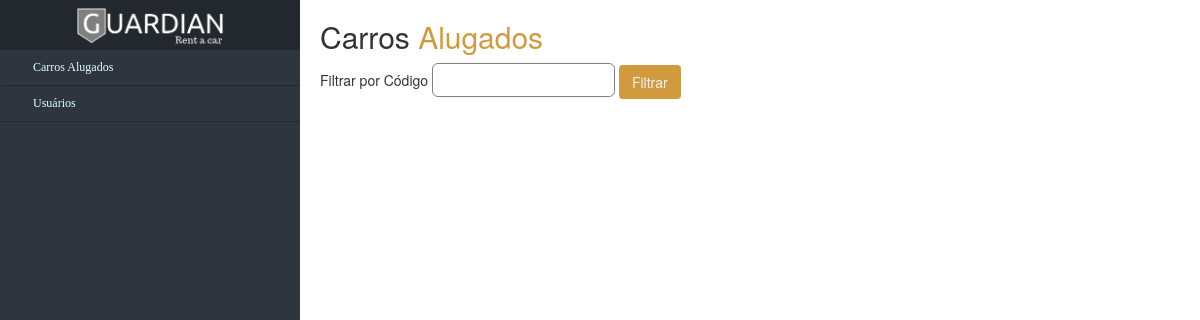
The page /Views/funcionario/dashboard.php on the database as committed earlier.
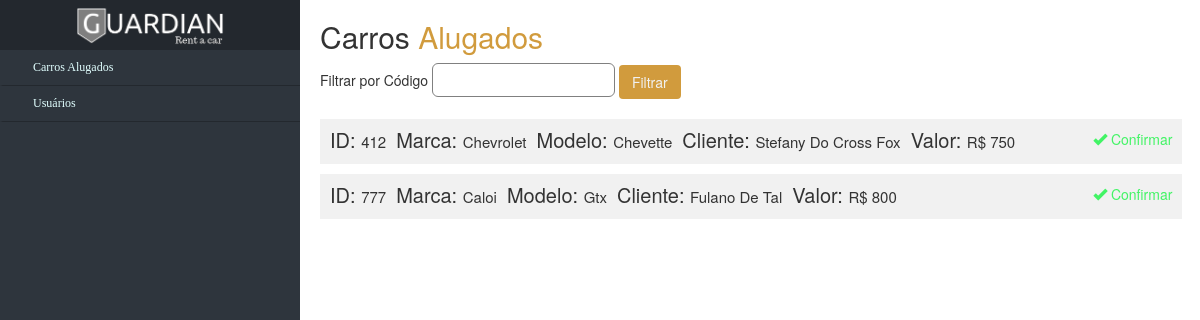
The same page on the database as committed later.
### tables this page shows
CREATE TABLE `tb_locacao` (
  `id` int(11) NOT NULL,
  `car_id` int(11) NOT NULL,
  `client_id` int(11) NOT NULL,
  `value` float NOT NULL,
  `status` varchar(20) NOT NULL,
  `rent_date` date NOT NULL,
  `return_date` date NOT NULL,
  `car_brand` varchar(30) NOT NULL,
  `car_model` varchar(30) NOT NULL,
  `client_name` varchar(100) NOT NULL
);

### Views/funcionario/dashboard.php (the view, shortened to what this page needs)
<?php
    include('../../Config/config.php');
?>
<!DOCTYPE html>
<html lang="pt-br">
<head>
    <link rel="stylesheet" href="../../Assets/bootstrap-3.3.7-dist/css/bootstrap.min.css">
    <link rel="stylesheet" href="../../Assets/css/dashboard.css">
</head>
<body>
    <div class="nav-side-menu">
        <div class="brand">
            <img src="../../Assets/img/logo_bg_none.png" width="150rem" alt="logo">
        </div>
        <div class="menu-list">
            <ul id="menu-content" class="menu-content collapse out">
                <li>
                    <a href="#">
                        <i class="fa fa-gift fa-lg"></i> Carros Alugados
                    </a>
                </li>
                <li>
                    <a href="#">
                        <i class="fa fa-user fa-lg"></i> Usuários
                    </a>
                </li>
            </ul>
        </div>
    </div>
    <main>
        <div class="rent-header">
            <h2>Carros <span style="color: #d19b3d;">Alugados</span></h2>
            <form action="#" method="POST">
                <span>Filtrar por Código</span>
                <input type="text" name="rent_id" class="code-input" id="id_locacao">
                <input type="submit" class="btn btn-custom" value="Filtrar">
            </form>
        </div>
        <div id="card-wrapper">
            <?php
                if(isset($_POST['rent_id'])){
                    $sql = "SELECT * FROM tb_locacao WHERE id = ".$_POST['rent_id'];
                } else {
                    $sql = "SELECT * FROM tb_locacao";
                }
                $res_rented_cars = mysqli_query($CON, $sql);
                while ($row = $res_rented_cars->fetch_assoc()) {
                    echo '<div class="card-carro">';
                    echo '<h3>ID: </h3> <p>'.$row['id'].'</p>';
                    echo '<h3>Marca: </h3> <p>'.ucwords($row['car_brand']).'</p>';
                    echo '<h3>Modelo: </h3> <p>'.ucwords($row['car_model']).'</p>';
                    echo '<h3>Cliente: </h3> <p>'.ucwords($row['client_name']).'</p>';
                    echo '<h3>Valor: </h3> <p>R$ '.$row['value'].'</p>';
                    echo '<div class="icons">';
                    echo '<a href=""><i class="glyphicon glyphicon-ok"></i> Confirmar</a>';
                    echo '</div></div>';
                }
            ?>
        </div>
    </main>
</body>
</html>

### Assets/css/dashboard.css (style rules this page uses)
main { margin-left: 32rem; }
#card-wrapper { margin-top: 2rem; }
.icons { float: right; display: inline; }
.icons a { color: #42f465; }
.card-carro { margin-top: 1rem; background: #f1f1f1; padding: 1rem; height: 4.5rem; width: 98%; }
.card-carro > h3 { display: inline; font-size: 2rem; }
.card-carro > p { display: inline; font-size: 1.5rem; margin-right: 1rem; }
.nav-side-menu { overflow: auto; font-family: verdana; font-size: 12px; font-weight: 200; background-color: #2e353d; position: fixed; top: 0px; width: 300px; height: 100%; color: #e1ffff; }
.nav-side-menu .brand { background-color: #23282e; line-height: 50px; display: block; text-align: center; font-size: 14px; }
.nav-side-menu ul, .nav-side-menu li { list-style: none; padding: 0px; margin: 0px; line-height: 35px; cursor: pointer; }
.nav-side-menu li { padding-left: 0px; border-left: 3px solid #2e353d; border-bottom: 1px solid #23282e; }
.nav-side-menu li a { text-decoration: none; color: #e1ffff; }
.nav-side-menu li a i { padding-left: 10px; width: 20px; padding-right: 20px; }
@media (min-width: 767px) { .nav-side-menu .menu-list .menu-content { display: block; } }
body { margin: 0px; padding: 0px; }
.code-input { padding: 0.6rem; border-radius: 6px; border: 1px solid gray; }
.btn-custom { background: #d19b3d; color: #f1f1f1; }

Rows that differ between the two databases and show on the page:
added tb_locacao: id "412", car_brand "Chevrolet", car_model "Chevette", client_name "Stefany Do Cross Fox", value "750"
added tb_locacao: id "777", car_brand "Caloi", car_model "Gtx", client_name "Fulano De Tal", value "800"
